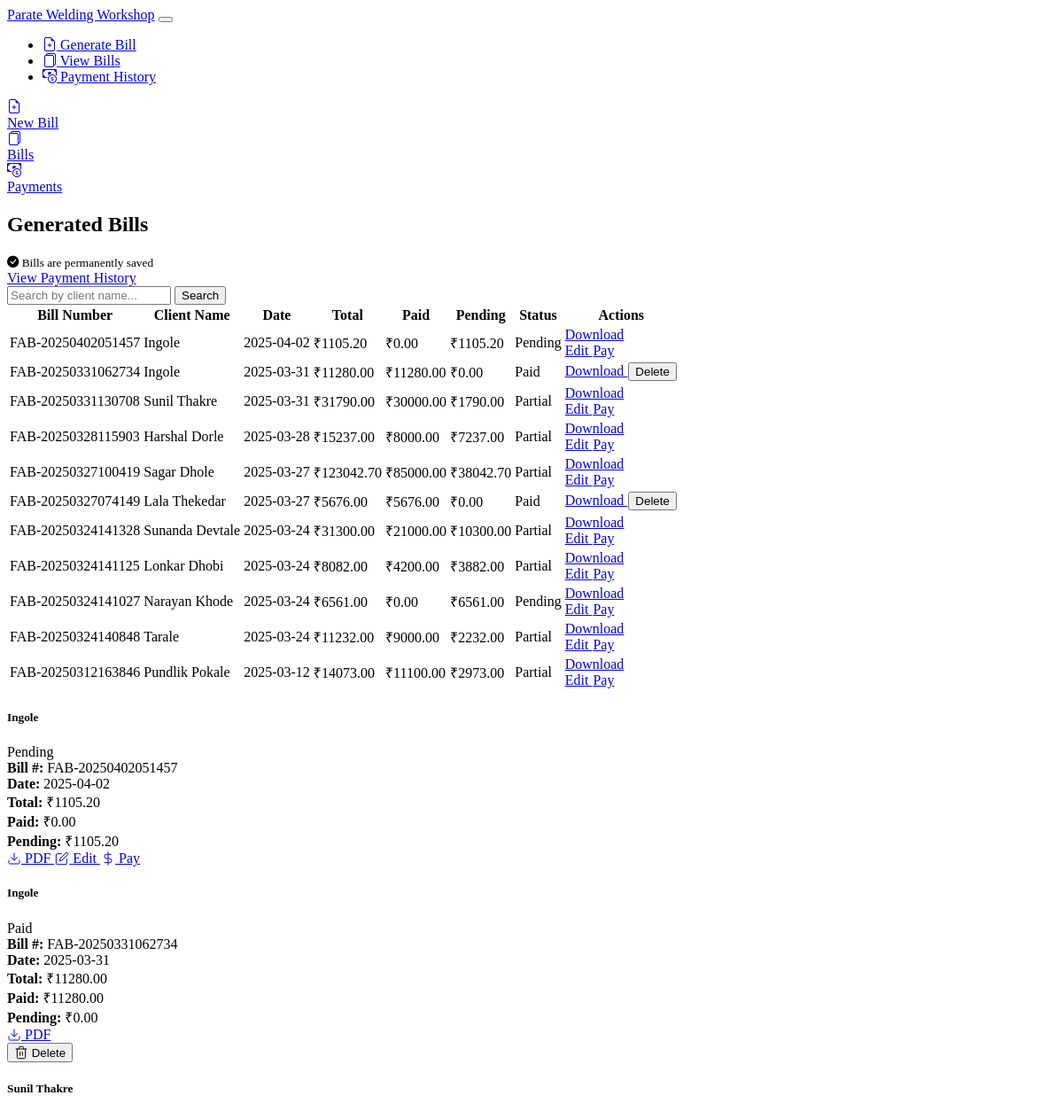
/bills (upper part), run on an earlier commit of the app's database.
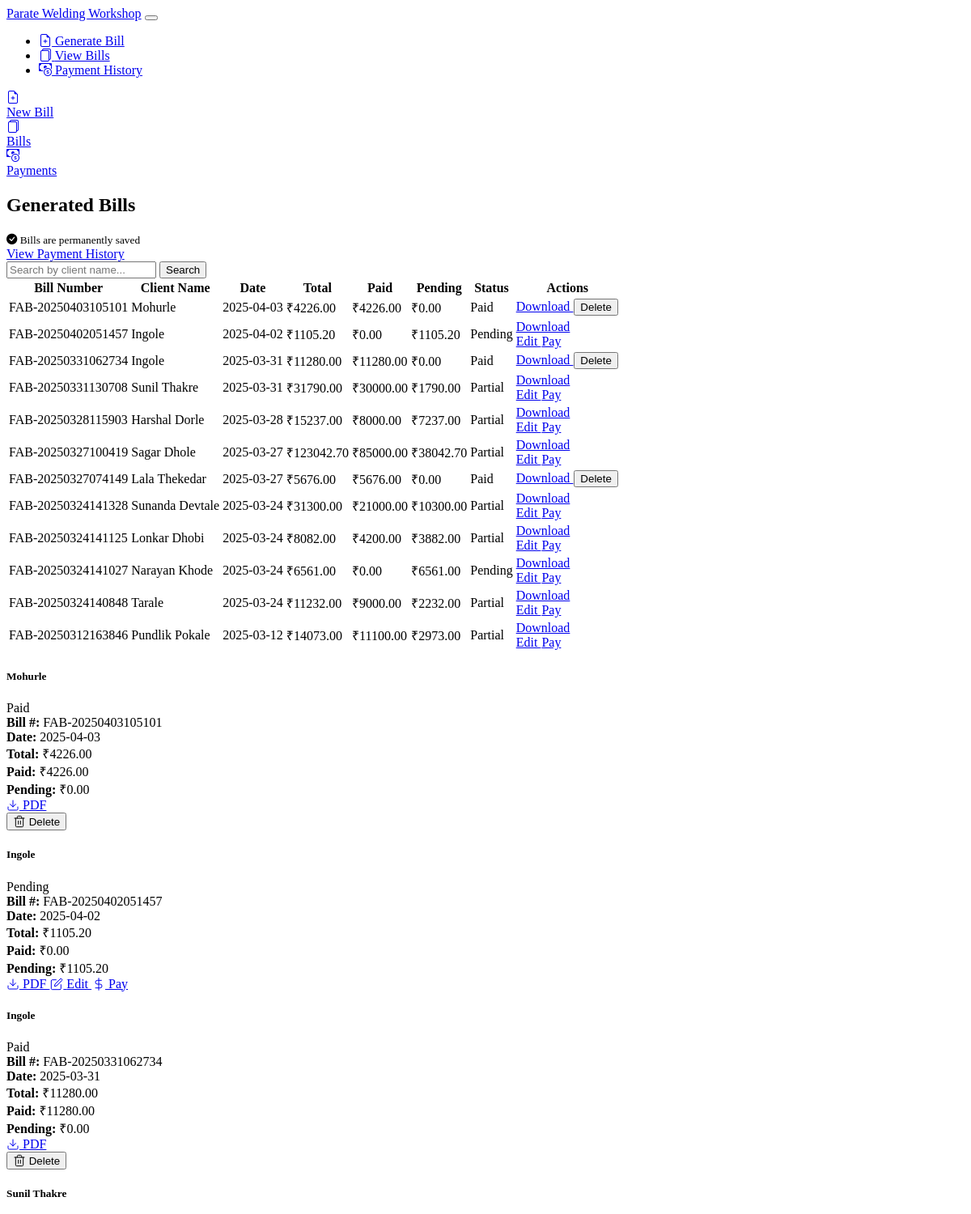
And on a later commit of the database.
### models.py (models this page shows)
class Bill(db.Model):
    id = db.Column(db.Integer, primary_key=True)
    bill_number = db.Column(db.String(20), unique=True, nullable=False)
    client_name = db.Column(db.String(100), nullable=False)
    phone_number = db.Column(db.String(20), nullable=False)
    date = db.Column(db.DateTime, default=datetime.utcnow)
    items = db.Column(db.JSON, nullable=False)
    subtotal = db.Column(db.Float, nullable=False)
    total = db.Column(db.Float, nullable=False)
    pdf_path = db.Column(db.String(200), nullable=False)
    amount_paid = db.Column(db.Float, default=0.0)
    payment_status = db.Column(db.String(20), default='pending')  # pending, partial, paid

### routes.py (the view, shortened to what this page needs)
@app.route('/bills', methods=['GET'])
def bills():
    try:
        search_query = request.args.get('search', '')
        if search_query:
            all_bills = Bill.query.filter(Bill.client_name.ilike(f'%{search_query}%')).order_by(Bill.date.desc()).all()
        else:
            all_bills = Bill.query.order_by(Bill.date.desc()).all()
        if os.environ.get("PRESERVE_DB") != "1":
            os.environ["PRESERVE_DB"] = "1"
        return render_template('bills.html', bills=all_bills, search_query=search_query, permanent_storage=True)
    except Exception as e:
        app.logger.error(f"Error in bills route: {str(e)}")
        from utils.db_backup import get_all_bills_from_replit_db
        replit_bills = get_all_bills_from_replit_db()
        return render_template('bills.html', bills=replit_bills)

### templates/bills.html (shortened to what this page needs)
{% extends "layout.html" %}
{% block content %}
<div class="card">
    <div class="card-header">
        <div class="d-flex flex-column flex-md-row justify-content-between align-items-start align-items-md-center mb-2">
            <div>
                <h2>Generated Bills</h2>
                <small class="text-success"><i class="bi bi-check-circle-fill"></i> Bills are permanently saved</small>
            </div>
            <a href="{{ url_for('payment_history') }}" class="btn btn-info mt-2 mt-md-0">View Payment History</a>
        </div>
        <form action="{{ url_for('bills') }}" method="GET" class="mt-3">
            <div class="input-group">
                <input type="text" name="search" class="form-control" placeholder="Search by client name..." value="{{ search_query or '' }}">
                <button type="submit" class="btn btn-primary">Search</button>
            </div>
        </form>
    </div>
    <div class="card-body p-0 p-md-3">
        <div class="d-none d-md-block">
            <div class="table-responsive">
                <table class="table table-striped">
                    <thead>
                        <tr>
                            <th>Bill Number</th>
                            <th>Client Name</th>
                            <th>Date</th>
                            <th>Total</th>
                            <th>Paid</th>
                            <th>Pending</th>
                            <th>Status</th>
                            <th>Actions</th>
                        </tr>
                    </thead>
                    <tbody>
                        {% for bill in bills %}
                        <tr>
                            <td>{{ bill.bill_number }}</td>
                            <td>{{ bill.client_name }}</td>
                            <td>
                                {% if bill.date is string %}
                                    {{ bill.date.split('T')[0] }}
                                {% else %}
                                    {{ bill.date.strftime('%Y-%m-%d') }}
                                {% endif %}
                            </td>
                            <td>₹{{ "%.2f"|format(bill.total) }}</td>
                            <td>₹{{ "%.2f"|format(bill.amount_paid) }}</td>
                            <td>₹{{ "%.2f"|format(bill.total - bill.amount_paid) }}</td>
                            <td>
                                <span class="badge {% if bill.payment_status == 'paid' %}bg-success{% elif bill.payment_status == 'partial' %}bg-warning{% else %}bg-danger{% endif %}">
                                    {% if bill.payment_status is string %}
                                        {{ bill.payment_status.title() }}
                                    {% else %}
                                        {{ bill.payment_status }}
                                    {% endif %}
                                </span>
                            </td>
                            <td>
                                <div class="btn-group">
                                    {% if bill.id %}
                                        <a href="{{ url_for('download_pdf', bill_id=bill.id) }}" class="btn btn-sm btn-secondary">
                                            Download
                                        </a>
                                        {% if bill.payment_status != 'paid' %}
                                        <div class="btn-group">
                                            <a href="{{ url_for('edit_bill', bill_id=bill.id) }}" class="btn btn-sm btn-warning">
                                                Edit
                                            </a>
                                            <a href="{{ url_for('edit_payment', bill_id=bill.id) }}" class="btn btn-sm btn-primary">
                                                Pay
                                            </a>
                                        </div>
                                        {% else %}
                                        <form action="{{ url_for('delete_bill', bill_id=bill.id) }}" method="POST" style="display: inline;" onsubmit="return confirm('Are you sure you want to delete this bill?');">
                                            <button type="submit" class="btn btn-sm btn-danger">Delete</button>
                                        </form>
                                        {% endif %}
                                    {% else %}
                                        <button class="btn btn-sm btn-secondary" disabled>
                                            PDF (Restore DB)
                                        </button>
                                    {% endif %}
                                </div>
                            </td>
                        </tr>
                        {% endfor %}
                    </tbody>
                </table>
            </div>
        </div>
        <div class="d-md-none">
            {% if bills %}
                <div class="list-group list-group-flush">
                    {% for bill in bills %}
                    <div class="list-group-item p-3">
                        <div class="d-flex justify-content-between align-items-center mb-2">
                            <h5 class="mb-0">{{ bill.client_name }}</h5>
                            <span class="badge {% if bill.payment_status == 'paid' %}bg-success{% elif bill.payment_status == 'partial' %}bg-warning{% else %}bg-danger{% endif %}">
                                {% if bill.payment_status is string %}
                                    {{ bill.payment_status.title() }}
                                {% else %}
                                    {{ bill.payment_status }}
                                {% endif %}
                            </span>
                        </div>
                        <div class="mb-2 small text-muted">
                            <div><strong>Bill #:</strong> {{ bill.bill_number }}</div>
                            <div><strong>Date:</strong>
                                {% if bill.date is string %}
                                    {{ bill.date.split('T')[0] }}
                                {% else %}
                                    {{ bill.date.strftime('%Y-%m-%d') }}
                                {% endif %}
                            </div>
                        </div>
                        <div class="d-flex justify-content-between mb-2">
                            <div>
                                <div><strong>Total:</strong> ₹{{ "%.2f"|format(bill.total) }}</div>
                                <div><strong>Paid:</strong> ₹{{ "%.2f"|format(bill.amount_paid) }}</div>
                                <div><strong>Pending:</strong> ₹{{ "%.2f"|format(bill.total - bill.amount_paid) }}</div>
                            </div>
                        </div>
                        <div class="btn-group w-100">
                            {% if bill.id %}
                                <a href="{{ url_for('download_pdf', bill_id=bill.id) }}" class="btn btn-sm btn-outline-secondary">
                                    <i data-feather="download" class="feather-sm"></i> PDF
                                </a>
                                {% if bill.payment_status != 'paid' %}
                                    <a href="{{ url_for('edit_bill', bill_id=bill.id) }}" class="btn btn-sm btn-outline-warning">
                                        <i data-feather="edit" class="feather-sm"></i> Edit
                                    </a>
                                    <a href="{{ url_for('edit_payment', bill_id=bill.id) }}" class="btn btn-sm btn-outline-primary">
                                        <i data-feather="dollar-sign" class="feather-sm"></i> Pay
                                    </a>
                                {% else %}
                                    <form action="{{ url_for('delete_bill', bill_id=bill.id) }}" method="POST" class="flex-grow-1" onsubmit="return confirm('Are you sure you want to delete this bill?');">
                                        <button type="submit" class="btn btn-sm btn-outline-danger w-100">
                                            <i data-feather="trash-2" class="feather-sm"></i> Delete
                                        </button>
                                    </form>
                                {% endif %}
                            {% else %}
                                <button class="btn btn-sm btn-outline-secondary" disabled>
                                    <i data-feather="file" class="feather-sm"></i> PDF (Restore DB)
                                </button>
                            {% endif %}
                        </div>
                    </div>
                    {% endfor %}
                </div>
            {% else %}
                <div class="alert alert-info">
                    No bills found. {% if search_query %}Try a different search term or <a href="{{ url_for('bills') }}">view all bills</a>.{% endif %}
                </div>
            {% endif %}
        </div>
    </div>
</div>
{% endblock %}

### templates/layout.html (shortened to what this page needs)
<!DOCTYPE html>
<html lang="en" data-bs-theme="dark">
<head>
    <link href="https://cdn.replit.com/agent/bootstrap-agent-dark-theme.min.css" rel="stylesheet">
    <link href="https://cdn.jsdelivr.net/npm/bootstrap-icons@1.10.0/font/bootstrap-icons.css" rel="stylesheet">
</head>
<body>
    <nav class="navbar navbar-expand-lg navbar-dark bg-dark mb-4">
        <div class="container">
            <a class="navbar-brand" href="/">Parate Welding Workshop</a>
            <button class="navbar-toggler" type="button" data-bs-toggle="collapse" data-bs-target="#navbarNav">
            </button>
            <div class="collapse navbar-collapse" id="navbarNav">
                <ul class="navbar-nav me-auto">
                    <li class="nav-item">
                        <a class="nav-link" href="{{ url_for('index') }}">
                            <i class="bi bi-file-earmark-plus me-1"></i> Generate Bill
                        </a>
                    </li>
                    <li class="nav-item">
                        <a class="nav-link" href="{{ url_for('bills') }}">
                            <i class="bi bi-files me-1"></i> View Bills
                        </a>
                    </li>
                    <li class="nav-item">
                        <a class="nav-link" href="{{ url_for('payment_history') }}">
                            <i class="bi bi-cash-coin me-1"></i> Payment History
                        </a>
                    </li>
                </ul>
            </div>
        </div>
    </nav>
    <div class="d-md-none bottom-nav">
        <div class="container">
            <div class="row text-center">
                <div class="col-4">
                    <a href="{{ url_for('index') }}" class="text-decoration-none text-light">
                        <div><i class="bi bi-file-earmark-plus"></i></div>
                        <div class="small">New Bill</div>
                    </a>
                </div>
                <div class="col-4">
                    <a href="{{ url_for('bills') }}" class="text-decoration-none text-light">
                        <div><i class="bi bi-files"></i></div>
                        <div class="small">Bills</div>
                    </a>
                </div>
                <div class="col-4">
                    <a href="{{ url_for('payment_history') }}" class="text-decoration-none text-light">
                        <div><i class="bi bi-cash-coin"></i></div>
                        <div class="small">Payments</div>
                    </a>
                </div>
            </div>
        </div>
    </div>
    <div class="container mb-4">
        {% block content %}{% endblock %}
    </div>
</body>
</html>

### templates/layout.html (style rules this page uses)
.feather-sm { width: 16px; height: 16px; vertical-align: text-bottom; }
.btn-group .btn { margin-right: 1px; }

What changed in the data, as far as the page shows it:
added Bill: bill_number "FAB-20250403105101", client_name "Mohurle", date "2025-04-03", total "4226.00", amount_paid "4226.00", bill.total-bill.amount_paid "0.00", payment_status "Paid"
